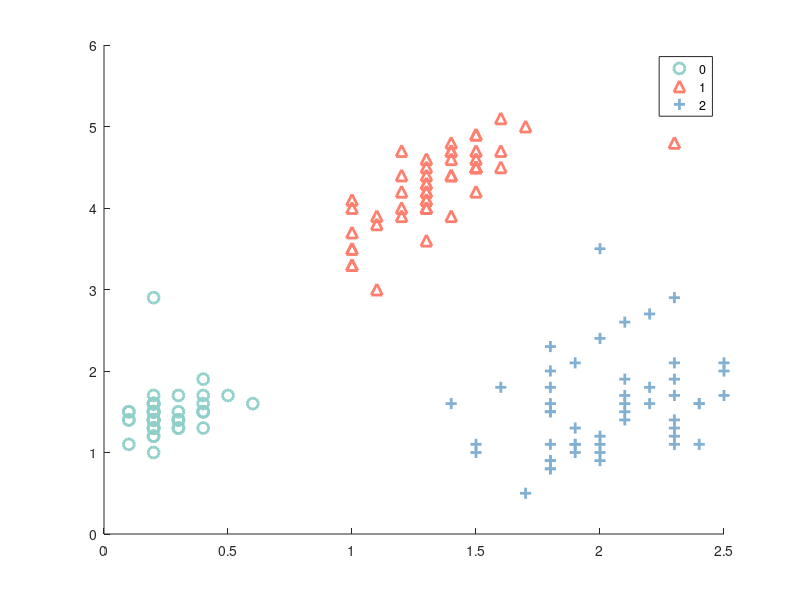

MATLAB code to generate this figure: (Note: this script raises an error after producing the figure.)
%%%%%%%%%%%%%%%%%%%%%%%%%%%Figure4.1%%%%%%%%%%%%%%%%%%%%%%%%%%%%%%%%%%%%%%%%%%
%                         本文件绘制论文图4.1                                  %
%                         作者：余道洪                                         %
%                         修改日期：2023.3.15                                  %
%%%%%%%%%%%%%%%%%%%%%%%%%%%%%%%%%%%%%%%%%%%%%%%%%%%%%%%%%%%%%%%%%%%%%%%%%%%%%%%
clc;clear;
load fisheriris.mat
lable = zeros(150,1);
lable(51:100)=1;
lable(101:150)=2;
fea = meas(1:150,:);
fea(101:150,3) = fea(101:150,3) - 4;
fea(25,3)=fea(25,3)+1;
fea(71,4)=fea(71,4)+0.5;
fea(123,3)=fea(123,3)+0.8;
cmap = [142 207 201
        255 127 111
        130,176,210]/255;
figure
h  = gscatter(fea(:,4),fea(:,3),lable,cmap,'o^+',8);
set(h,'LineWidth',2)
ax=gca


ax.XAxis.Visible='off';
ax.YAxis.Visible='off';
ax.ZAxis.Visible='off';
prettyAxes().ggray2();